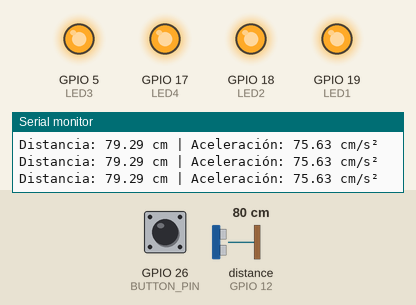
This sketch was run on a simulated ESP32. Shown: output pins drawn as LEDs (lit = HIGH), the last lines printed to the serial monitor. Wiring (inferred from the names in the program): ultrasonic range finder: trigger GPIO 14; echo GPIO 12. The test bench sets the inputs (shaded band); at power-on: distance to the obstacle (sensor on GPIO 12) 80 cm, GPIO 26 (BUTTON_PIN) HIGH. The echo pulse lasts 58.3 µs per cm; WiFi joins after 1.5 s; servers stay silent unless stated; EEPROM starts erased; pins used as bus, display or sensor lines are not drawn.

Above: at 2.7 s.
2.8 s: distance to the obstacle (sensor on GPIO 12) set to 76 cm
At 4.1 s:
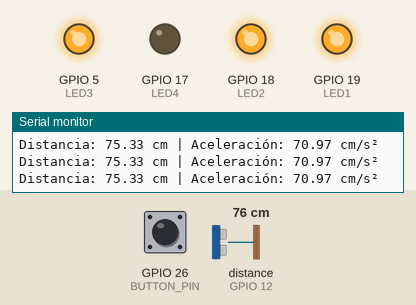
4.4 s: distance to the obstacle (sensor on GPIO 12) set to 64 cm
5.9 s: distance to the obstacle (sensor on GPIO 12) set to 56 cm
At 6.9 s:
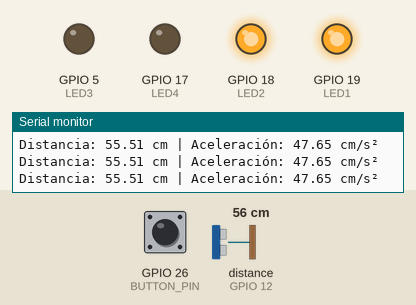
7.5 s: distance to the obstacle (sensor on GPIO 12) set to 38 cm
9.0 s: distance to the obstacle (sensor on GPIO 12) set to 34 cm
At 10.0 s:
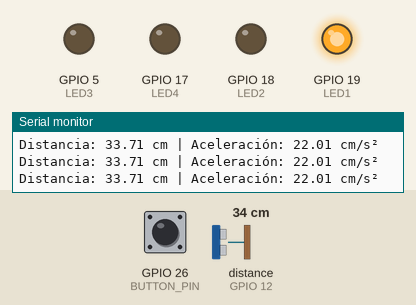
10.5 s: GPIO 26 (BUTTON_PIN) pulled LOW for 0.25 s
At 11.5 s:
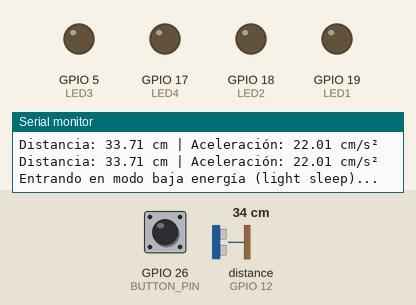
Timing chart, 0 to 13.5 s (numbered marks = the images above; inputs shaded):
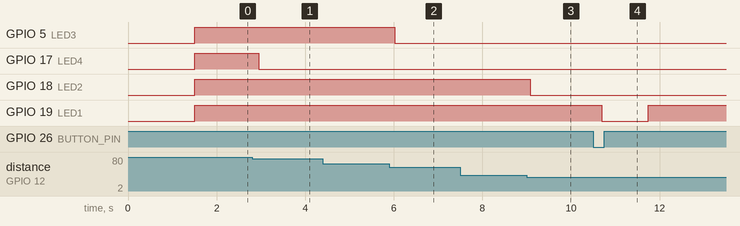

Measured:
- the behaviour switches between 80 and 79 cm on distance to the obstacle (sensor on GPIO 12) (found by bisection; images 0 and 1)
- the behaviour switches between 59 and 58 cm on distance to the obstacle (sensor on GPIO 12) (found by bisection; images 1 and 2)
- the behaviour switches between 37 and 36 cm on distance to the obstacle (sensor on GPIO 12) (found by bisection; images 2 and 3)
- after the input at 2.8 s, GPIO 17 (LED4): HIGH → LOW after 0.15 s
- after the input at 5.9 s, GPIO 5 (LED3): HIGH → LOW after 0.12 s
- after the input at 9.0 s, GPIO 18 (LED2): HIGH → LOW after 0.08 s
- after the input at 10.5 s, GPIO 19 (LED1): HIGH → LOW after 0.20 s, → HIGH 1.1 s later

The sketch:

PracESP32.ino
```cpp
#include <WiFi.h>
#include <WebServer.h>
#include <EEPROM.h>

#define TRIG_PIN 14
#define ECHO_PIN 12
#define LED1 19
#define LED2 18
#define LED3 5
#define LED4 17
#define BUTTON_PIN 26


volatile bool flagSleep = false;
bool enSleep = false;
unsigned long tCerca = 0;
float distanciaActual = 0;
float distanciaMinima = 150;
float aceleracionSimulada = 0;

volatile unsigned long lastInterruptTime = 0;
const unsigned long debounceDelay = 1000; // ms

// WiFi
const char* ssid = "yiyiyi";
const char* password = "xabicrack";

WebServer server(80);

// Medir distancia HC-SR04
float medirDistancia() {
  digitalWrite(TRIG_PIN, LOW);
  delayMicroseconds(2);
  digitalWrite(TRIG_PIN, HIGH);
  delayMicroseconds(10);
  digitalWrite(TRIG_PIN, LOW);

  long duracion = pulseIn(ECHO_PIN, HIGH, 30000);
  float distancia = duracion * 0.034 / 2;
  return distancia;
}

// Calcular aceleración simulada (cm/s²)
float calcularAceleracion(float distancia) {
  float aMax = 100.0;
  if (distancia < 15) return 0;
  if (distancia > 100) return aMax;
  float a = ((distancia - 15) / (100.0 - 15.0)) * aMax;
  return a;
}

void mostrarLEDSPorAceleracion(float aceleracion) {
  digitalWrite(LED1, LOW);
  digitalWrite(LED2, LOW);
  digitalWrite(LED3, LOW);
  digitalWrite(LED4, LOW);

  if (aceleracion > 0) digitalWrite(LED1, HIGH);
  if (aceleracion > 25) digitalWrite(LED2, HIGH);
  if (aceleracion > 50) digitalWrite(LED3, HIGH);
  if (aceleracion > 75) digitalWrite(LED4, HIGH);
}

void apagarLeds() {
  digitalWrite(LED1, LOW);
  digitalWrite(LED2, LOW);
  digitalWrite(LED3, LOW);
  digitalWrite(LED4, LOW);
}

void IRAM_ATTR botonISR() {
  unsigned long currentTime = millis();
  if (currentTime - lastInterruptTime > debounceDelay) {
    flagSleep = true;
    lastInterruptTime = currentTime;
  }
}

void ejecutarSleep() {
  Serial.println("Entrando en modo baja energía (light sleep)...");
  apagarLeds();
  enSleep = true;

  esp_sleep_enable_ext0_wakeup((gpio_num_t)BUTTON_PIN, 0);
  delay(50);
  esp_light_sleep_start();

  Serial.println("Despertado por pulsador");
  enSleep = false;
  flagSleep = false;
}

// Servidor web para mostrar distancia y aceleración
void handleRoot() {
  String html = "<html><body>";
  html += "<h1>ESP32 HC-SR04</h1>";
  html += "<p>Distancia actual: " + String(distanciaActual,1) + " cm</p>";
  html += "<p>Distancia minima registrada: " + String(distanciaMinima,1) + " cm</p>";
  html += "<p>Aceleracion simulada: " + String(aceleracionSimulada,1) + " cm/s^2</p>";
  html += "</body></html>";
  server.send(200, "text/html", html);
}

void conectarWiFi() {
  Serial.print("Conectando a WiFi: ");
  Serial.println(ssid);
  WiFi.begin(ssid, password);

  int intentos = 0;
  while (WiFi.status() != WL_CONNECTED && intentos < 20) {
    delay(500);
    Serial.print(".");
    intentos++;
  }

  if (WiFi.status() == WL_CONNECTED) {
    Serial.println("\n WiFi conectado");
    Serial.print("IP: ");
    Serial.println(WiFi.localIP());
  } else {
    Serial.println("\n No se pudo conectar a WiFi");
  }
}

void setup() {
  Serial.begin(115200);

  pinMode(TRIG_PIN, OUTPUT);
  pinMode(ECHO_PIN, INPUT);

  pinMode(LED1, OUTPUT);
  pinMode(LED2, OUTPUT);
  pinMode(LED3, OUTPUT);
  pinMode(LED4, OUTPUT);

  pinMode(BUTTON_PIN, INPUT_PULLUP);

  apagarLeds();

  // EEPROM
  EEPROM.begin(512);
  distanciaMinima = EEPROM.readFloat(0);
  if (distanciaMinima == 0 || distanciaMinima == -1) distanciaMinima = 9999;
  Serial.print("Distancia mínima cargada: ");
  Serial.println(distanciaMinima);

  conectarWiFi();

  server.on("/", handleRoot);
  server.begin();
  Serial.println("Servidor web iniciado");

  attachInterrupt(digitalPinToInterrupt(BUTTON_PIN), botonISR, FALLING);
}

void loop() {
  server.handleClient();

  if (flagSleep && !enSleep) {
    ejecutarSleep();
  }

  distanciaActual = medirDistancia();
  aceleracionSimulada = calcularAceleracion(distanciaActual);

  Serial.print("Distancia: "); Serial.print(distanciaActual);
  Serial.print(" cm | Aceleración: "); Serial.print(aceleracionSimulada);
  Serial.println(" cm/s²");

  // Guardar distancia mínima
  if (distanciaActual < distanciaMinima) {
    distanciaMinima = distanciaActual;
    EEPROM.writeFloat(0, distanciaMinima);
    EEPROM.commit();
    Serial.print("Nueva distancia mínima: "); Serial.println(distanciaMinima);
  }

  if (!enSleep) mostrarLEDSPorAceleracion(aceleracionSimulada);

  // Entrar automáticamente en sleep si <15 cm por 5 s
  if (!enSleep) {
    if (distanciaActual < 15) {
      if (tCerca == 0) tCerca = millis();
      else if (millis() - tCerca >= 5000) {
        ejecutarSleep();
        tCerca = 0;
      }
    } else tCerca = 0;
  }

  delay(200);
}
```
